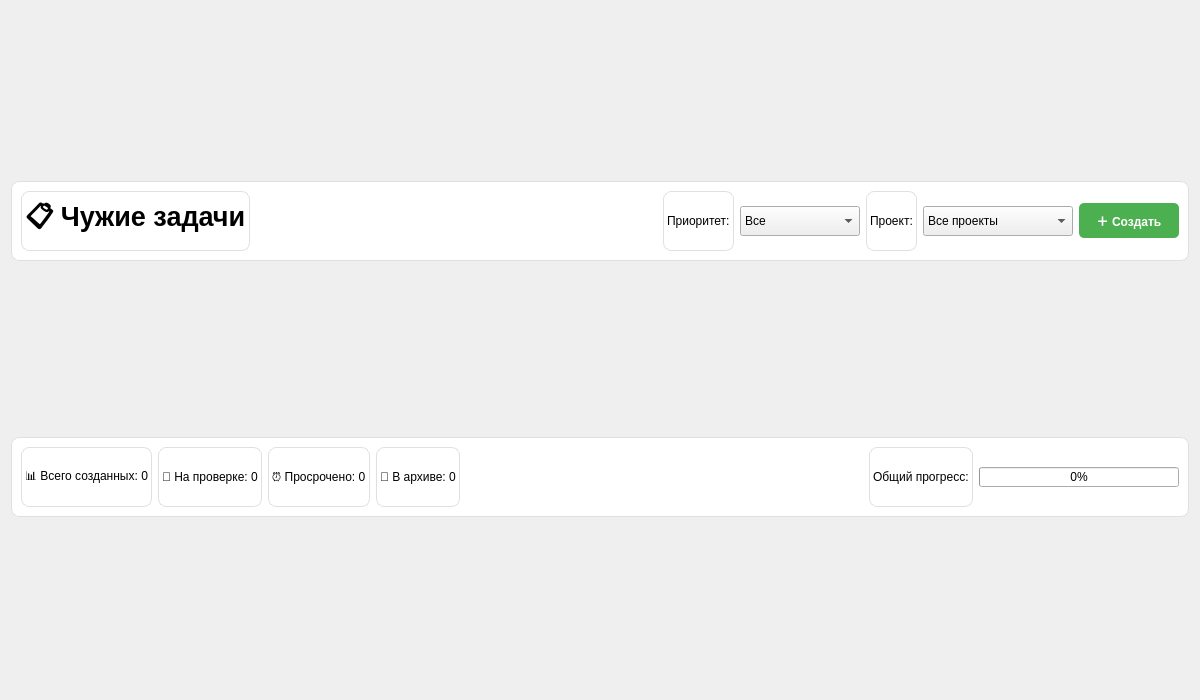
<?xml version="1.0" encoding="UTF-8"?>
<ui version="4.0">
 <class>OthersTasksPage</class>
 <widget class="QWidget" name="OthersTasksPage">
  <property name="geometry">
   <rect>
    <x>0</x>
    <y>0</y>
    <width>1200</width>
    <height>700</height>
   </rect>
  </property>
  <property name="windowTitle">
   <string>Чужие задачи</string>
  </property>
  <layout class="QVBoxLayout" name="verticalLayout">
   <item>
    <widget class="QFrame" name="headerFrame">
     <property name="maximumSize">
      <size>
       <width>16777215</width>
       <height>80</height>
      </size>
     </property>
     <property name="styleSheet">
      <string notr="true">QFrame {
    background-color: white;
    border-radius: 8px;
    border: 1px solid #E0E0E0;
}</string>
     </property>
     <layout class="QHBoxLayout" name="horizontalLayout_2">
      <item>
       <widget class="QLabel" name="headerLabel">
        <property name="text">
         <string>&lt;html&gt;&lt;head/&gt;&lt;body&gt;&lt;p&gt;&lt;span style=&quot; font-size:20pt; font-weight:700;&quot;&gt;📋 Чужие задачи&lt;/span&gt;&lt;/p&gt;&lt;/body&gt;&lt;/html&gt;</string>
        </property>
       </widget>
      </item>
      <item>
       <spacer name="horizontalSpacer">
        <property name="orientation">
         <enum>Qt::Horizontal</enum>
        </property>
        <property name="sizeHint" stdset="0">
         <size>
          <width>40</width>
          <height>20</height>
         </size>
        </property>
       </spacer>
      </item>
      <item>
       <widget class="QLabel" name="label_2">
        <property name="text">
         <string>Приоритет:</string>
        </property>
       </widget>
      </item>
      <item>
       <widget class="QComboBox" name="priorityFilter">
        <property name="minimumSize">
         <size>
          <width>120</width>
          <height>30</height>
         </size>
        </property>
        <item>
         <property name="text">
          <string>Все</string>
         </property>
        </item>
        <item>
         <property name="text">
          <string>Критический</string>
         </property>
        </item>
        <item>
         <property name="text">
          <string>Высокий</string>
         </property>
        </item>
        <item>
         <property name="text">
          <string>Средний</string>
         </property>
        </item>
        <item>
         <property name="text">
          <string>Низкий</string>
         </property>
        </item>
       </widget>
      </item>
      <item>
       <widget class="QLabel" name="label_3">
        <property name="text">
         <string>Проект:</string>
        </property>
       </widget>
      </item>
      <item>
       <widget class="QComboBox" name="projectFilter">
        <property name="minimumSize">
         <size>
          <width>150</width>
          <height>30</height>
         </size>
        </property>
        <item>
         <property name="text">
          <string>Все проекты</string>
         </property>
        </item>
       </widget>
      </item>
      <item>
       <widget class="QPushButton" name="btnCreateTask">
        <property name="minimumSize">
         <size>
          <width>100</width>
          <height>35</height>
         </size>
        </property>
        <property name="styleSheet">
         <string notr="true">QPushButton {
    background-color: #4CAF50;
    color: white;
    border: none;
    border-radius: 5px;
    padding: 8px 16px;
    font-weight: bold;
}
QPushButton:hover {
    background-color: #45a049;
}
QPushButton:pressed {
    background-color: #3d8b40;
}</string>
        </property>
        <property name="text">
         <string>＋ Создать</string>
        </property>
       </widget>
      </item>
     </layout>
    </widget>
   </item>
   <item>
    <widget class="QFrame" name="statsFrame">
     <property name="maximumSize">
      <size>
       <width>16777215</width>
       <height>80</height>
      </size>
     </property>
     <property name="styleSheet">
      <string notr="true">QFrame {
    background-color: white;
    border-radius: 8px;
    border: 1px solid #E0E0E0;
}</string>
     </property>
     <layout class="QHBoxLayout" name="horizontalLayout_3">
      <item>
       <widget class="QLabel" name="totalTasksLabel">
        <property name="text">
         <string>📊 Всего созданных: 0</string>
        </property>
       </widget>
      </item>
      <item>
       <widget class="QLabel" name="inReviewLabel">
        <property name="text">
         <string>👀 На проверке: 0</string>
        </property>
       </widget>
      </item>
      <item>
       <widget class="QLabel" name="overdueTasksLabel">
        <property name="text">
         <string>⏰ Просрочено: 0</string>
        </property>
       </widget>
      </item>
      <item>
       <widget class="QLabel" name="archivedTasksLabel">
        <property name="text">
         <string>📁 В архиве: 0</string>
        </property>
       </widget>
      </item>
      <item>
       <spacer name="horizontalSpacer_2">
        <property name="orientation">
         <enum>Qt::Horizontal</enum>
        </property>
        <property name="sizeHint" stdset="0">
         <size>
          <width>40</width>
          <height>20</height>
         </size>
        </property>
       </spacer>
      </item>
      <item>
       <widget class="QLabel" name="label">
        <property name="text">
         <string>Общий прогресс:</string>
        </property>
       </widget>
      </item>
      <item>
       <widget class="QProgressBar" name="overallProgress">
        <property name="minimumSize">
         <size>
          <width>150</width>
          <height>20</height>
         </size>
        </property>
        <property name="maximumSize">
         <size>
          <width>200</width>
          <height>20</height>
         </size>
        </property>
        <property name="value">
         <number>0</number>
        </property>
        <property name="textVisible">
         <bool>true</bool>
        </property>
       </widget>
      </item>
     </layout>
    </widget>
   </item>
   <item>
    <layout class="QHBoxLayout" name="kanbanLayout"/>
   </item>
  </layout>
 </widget>
 <resources/>
 <connections/>
</ui>
